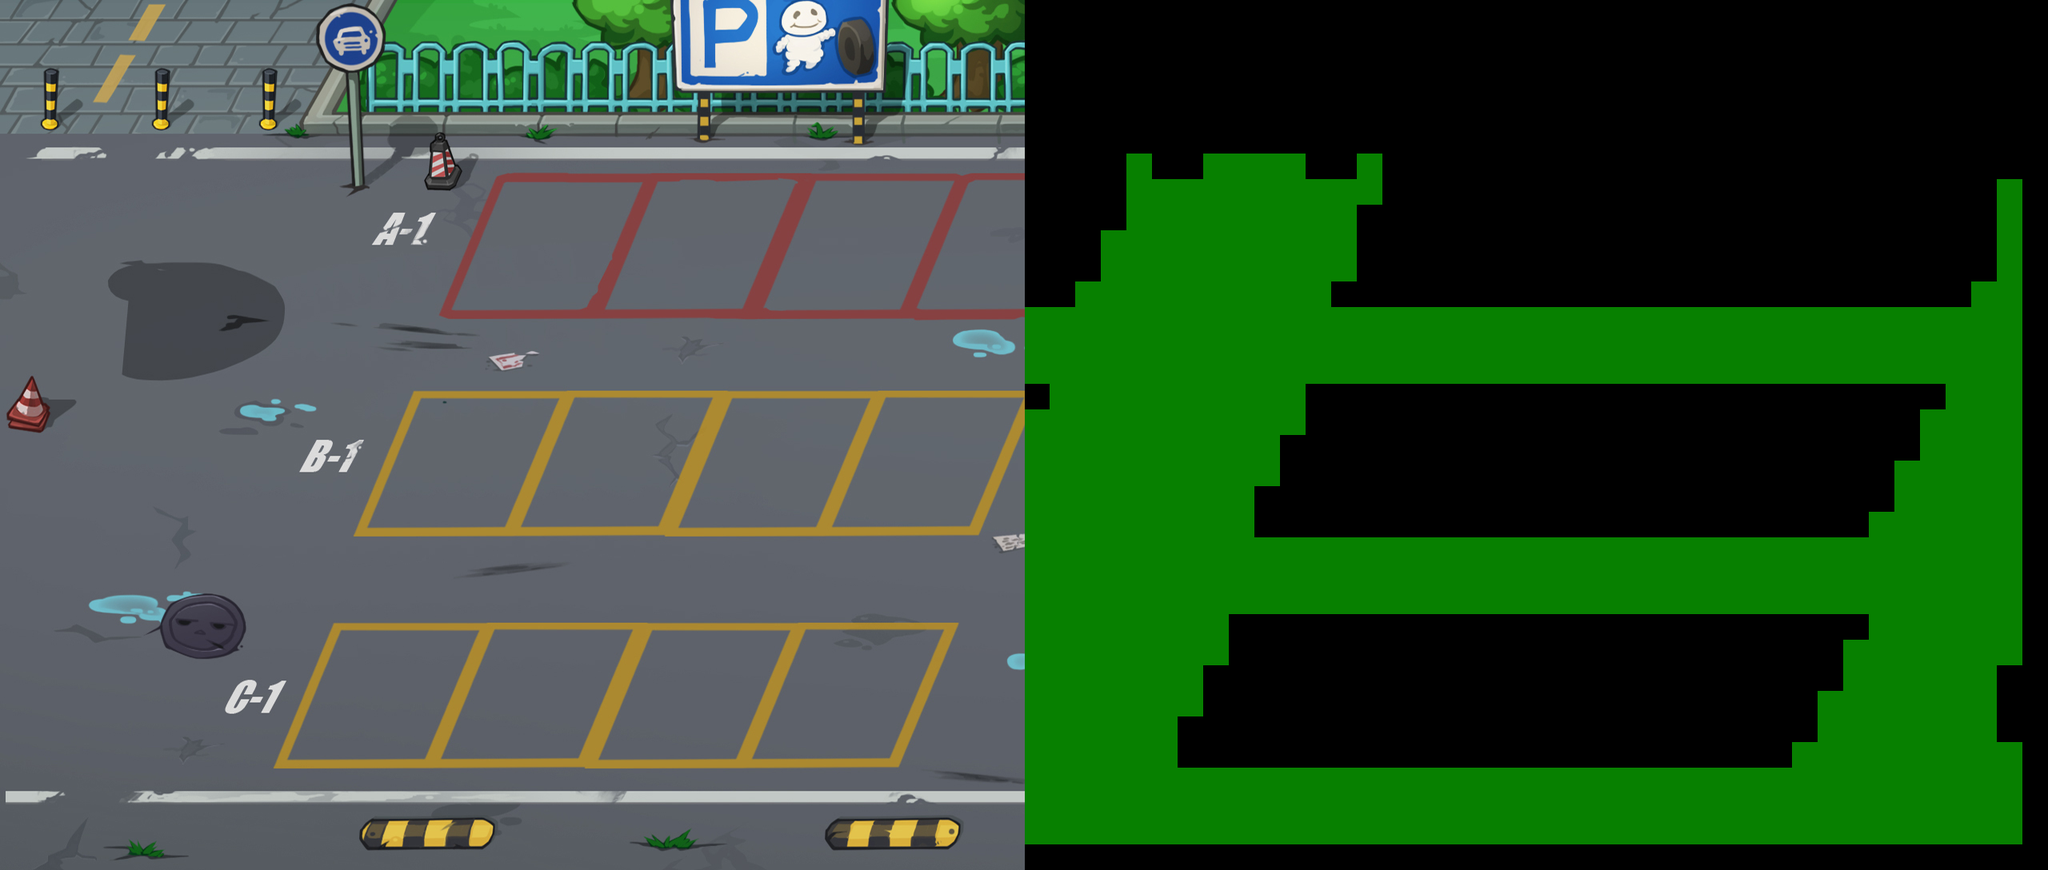

This game map was drawn from its Tiled (.tmx) file and the tilesets committed beside it. A one-line description and the full map source follow:
An orthogonal 80x34 tile map with 32x32 px tiles, 1 tile layer (块层 1), 2 image layers.

<map version="1.0" orientation="orthogonal" renderorder="right-down" width="80" height="34" tilewidth="32" tileheight="32" nextobjectid="1">
 <tileset firstgid="1" name="title" tilewidth="32" tileheight="32" tilecount="4">
  <image source="title.png" width="128" height="32" />
 </tileset>
 <layer name="块层 1" width="80" height="34">
  <data encoding="csv">
0,0,0,0,0,0,0,0,0,0,0,0,0,0,0,0,0,0,0,0,0,0,0,0,0,0,0,0,0,0,0,0,0,0,0,0,0,0,0,0,0,0,0,0,0,0,0,0,0,0,0,0,0,0,0,0,0,0,0,0,0,0,0,0,0,0,0,0,0,0,0,0,0,0,0,0,0,0,0,0,
0,0,0,0,0,0,0,0,0,0,0,0,0,0,0,0,0,0,0,0,0,0,0,0,0,0,0,0,0,0,0,0,0,0,0,0,0,0,0,0,0,0,0,0,0,0,0,0,0,0,0,0,0,0,0,0,0,0,0,0,0,0,0,0,0,0,0,0,0,0,0,0,0,0,0,0,0,0,0,0,
0,0,0,0,0,0,0,0,0,0,0,0,0,0,0,0,0,0,0,0,0,0,0,0,0,0,0,0,0,0,0,0,0,0,0,0,0,0,0,0,0,0,0,0,0,0,0,0,0,0,0,0,0,0,0,0,0,0,0,0,0,0,0,0,0,0,0,0,0,0,0,0,0,0,0,0,0,0,0,0,
0,0,0,0,0,0,0,0,0,0,0,0,0,0,0,0,0,0,0,0,0,0,0,0,0,0,0,0,0,0,0,0,0,0,0,0,0,0,0,0,0,0,0,0,0,0,0,0,0,0,0,0,0,0,0,0,0,0,0,0,0,0,0,0,0,0,0,0,0,0,0,0,0,0,0,0,0,0,0,0,
0,0,0,0,0,0,0,0,0,0,0,0,0,0,0,0,0,0,0,0,0,0,0,0,0,0,0,0,0,0,0,0,0,0,0,0,0,0,0,0,0,0,0,0,0,0,0,0,0,0,0,0,0,0,0,0,0,0,0,0,0,0,0,0,0,0,0,0,0,0,0,0,0,0,0,0,0,0,0,0,
0,0,0,0,0,0,0,0,0,0,0,0,0,0,0,0,0,0,0,0,0,0,0,0,0,0,0,0,0,0,0,0,0,0,0,0,0,0,0,0,0,0,0,0,0,0,0,0,0,0,0,0,0,0,0,0,0,0,0,0,0,0,0,0,0,0,0,0,0,0,0,0,0,0,0,0,0,0,0,0,
0,0,0,0,0,0,0,0,0,1,1,1,1,0,0,1,0,0,0,0,0,0,0,0,0,0,0,0,0,0,0,0,0,0,0,0,0,0,0,0,0,0,0,0,1,0,0,1,1,1,1,0,0,1,0,0,0,0,0,0,0,0,0,0,0,0,0,0,0,0,0,0,0,0,0,0,0,0,0,0,
0,0,0,0,0,0,0,0,0,1,1,1,1,0,0,1,1,1,1,0,0,0,0,0,0,0,0,0,0,0,0,0,0,0,0,0,0,0,0,0,0,0,0,0,1,1,1,1,1,1,1,1,1,1,0,0,0,0,0,0,0,0,0,0,0,0,0,0,0,0,0,0,0,0,0,0,0,0,1,0,
0,0,0,0,0,0,0,0,0,1,1,1,1,1,1,1,1,1,0,0,0,0,0,0,0,0,0,0,0,0,0,0,0,0,0,0,0,0,0,0,0,0,0,0,1,1,1,1,1,1,1,1,1,0,0,0,0,0,0,0,0,0,0,0,0,0,0,0,0,0,0,0,0,0,0,0,0,0,1,0,
0,0,0,0,0,0,0,0,1,1,1,1,1,1,1,1,1,1,0,0,0,0,0,0,0,0,0,0,0,0,0,0,0,0,0,0,0,0,0,0,0,0,0,1,1,1,1,1,1,1,1,1,1,0,0,0,0,0,0,0,0,0,0,0,0,0,0,0,0,0,0,0,0,0,0,0,0,0,1,0,
0,0,0,0,0,0,0,0,4,4,1,1,1,1,1,1,1,0,0,0,0,0,0,0,0,0,0,0,0,0,0,0,0,0,0,0,0,0,0,0,0,0,0,1,1,1,1,1,1,1,1,1,1,0,0,0,0,0,0,0,0,0,0,0,0,0,0,0,0,0,0,0,0,0,0,0,0,0,1,0,
0,4,4,4,4,4,4,4,4,4,4,4,1,1,1,1,1,0,0,0,0,0,0,0,0,0,0,0,0,0,0,0,0,0,0,0,0,0,0,0,0,0,1,1,1,1,1,1,1,1,1,1,0,0,0,0,0,0,0,0,0,0,0,0,0,0,0,0,0,0,0,0,0,0,0,0,0,1,1,0,
0,4,4,4,4,4,4,4,4,4,4,4,1,1,1,1,1,1,1,1,1,1,1,1,1,1,1,1,1,1,1,1,1,1,1,1,1,1,1,1,1,1,1,1,1,1,1,1,1,1,1,1,1,1,1,1,1,1,1,1,1,1,1,1,1,1,1,1,1,1,1,1,1,1,1,1,1,1,1,0,
0,4,4,4,4,4,4,4,4,4,4,4,1,1,1,1,1,1,1,1,1,1,1,1,1,1,1,1,1,1,1,1,1,1,1,1,1,1,1,1,1,1,1,1,1,1,1,1,1,1,1,1,1,1,1,1,1,1,1,1,1,1,1,1,1,1,1,1,1,1,1,1,1,1,1,1,1,1,1,0,
0,4,4,4,4,4,4,4,4,4,1,1,1,1,1,1,1,1,1,1,1,1,1,1,1,1,1,1,1,1,1,1,1,1,1,1,1,1,1,1,1,1,1,1,1,1,1,1,1,1,1,1,1,1,1,1,1,1,1,1,1,1,1,1,1,1,1,1,1,1,1,1,1,1,1,1,1,1,1,0,
0,4,4,4,4,4,4,4,4,1,1,1,1,1,1,1,0,0,0,0,0,0,0,0,0,0,0,0,0,0,0,0,0,0,0,0,0,0,0,0,0,1,1,1,1,1,1,1,1,1,1,0,0,0,0,0,0,0,0,0,0,0,0,0,0,0,0,0,0,0,0,0,0,0,0,0,1,1,1,0,
0,0,1,1,1,1,1,1,1,1,1,1,1,1,1,1,0,0,0,0,0,0,0,0,0,0,0,0,0,0,0,0,0,0,0,0,0,0,0,0,1,1,1,1,1,1,1,1,1,1,1,0,0,0,0,0,0,0,0,0,0,0,0,0,0,0,0,0,0,0,0,0,0,0,0,1,1,1,1,0,
0,1,1,1,1,1,1,1,1,1,1,1,1,1,1,0,0,0,0,0,0,0,0,0,0,0,0,0,0,0,0,0,0,0,0,0,0,0,0,0,1,1,1,1,1,1,1,1,1,1,0,0,0,0,0,0,0,0,0,0,0,0,0,0,0,0,0,0,0,0,0,0,0,0,0,1,1,1,1,0,
0,1,1,1,1,1,1,1,1,1,1,1,1,1,1,0,0,0,0,0,0,0,0,0,0,0,0,0,0,0,0,0,0,0,0,0,0,0,0,1,1,1,1,1,1,1,1,1,1,1,0,0,0,0,0,0,0,0,0,0,0,0,0,0,0,0,0,0,0,0,0,0,0,0,1,1,1,1,1,0,
0,1,1,1,1,1,1,1,1,1,1,1,1,1,1,0,0,0,0,0,0,0,0,0,0,0,0,0,0,0,0,0,0,0,0,0,0,0,0,1,1,1,1,1,1,1,1,1,1,0,0,0,0,0,0,0,0,0,0,0,0,0,0,0,0,0,0,0,0,0,0,0,0,0,1,1,1,1,1,0,
0,1,1,1,1,1,1,1,1,1,1,1,1,1,0,0,0,0,0,0,0,0,0,0,0,0,0,0,0,0,0,0,0,0,0,0,0,0,1,1,1,1,1,1,1,1,1,1,1,0,0,0,0,0,0,0,0,0,0,0,0,0,0,0,0,0,0,0,0,0,0,0,0,1,1,1,1,1,1,0,
0,1,1,1,1,1,1,1,1,1,1,1,1,1,1,1,1,1,1,1,1,1,1,1,1,1,1,1,1,1,1,1,1,1,1,1,1,1,1,1,1,1,1,1,1,1,1,1,1,1,1,1,1,1,1,1,1,1,1,1,1,1,1,1,1,1,1,1,1,1,1,1,1,1,1,1,1,1,1,0,
0,1,1,1,1,1,1,1,1,1,1,1,1,1,1,1,1,1,1,1,1,1,1,1,1,1,1,1,1,1,1,1,1,1,1,1,1,1,1,1,1,1,1,1,1,1,1,1,1,1,1,1,1,1,1,1,1,1,1,1,1,1,1,1,1,1,1,1,1,1,1,1,1,1,1,1,1,1,1,0,
0,1,1,1,1,1,1,1,1,1,1,1,1,1,1,1,1,1,1,1,1,1,1,1,1,1,1,1,1,1,1,1,1,1,1,1,1,1,1,1,1,1,1,1,1,1,1,1,1,1,1,1,1,1,1,1,1,1,1,1,1,1,1,1,1,1,1,1,1,1,1,1,1,1,1,1,1,1,1,0,
0,1,1,1,1,1,1,1,1,1,1,1,1,0,0,0,0,0,0,0,0,0,0,0,0,0,0,0,0,0,0,0,0,0,0,0,0,0,1,1,1,1,1,1,1,1,1,1,0,0,0,0,0,0,0,0,0,0,0,0,0,0,0,0,0,0,0,0,0,0,0,0,0,1,1,1,1,1,1,0,
0,1,1,1,1,1,1,1,1,1,1,1,1,0,0,0,0,0,0,0,0,0,0,0,0,0,0,0,0,0,0,0,0,0,0,0,0,1,1,1,1,1,1,1,1,1,1,1,0,0,0,0,0,0,0,0,0,0,0,0,0,0,0,0,0,0,0,0,0,0,0,0,1,1,1,1,1,1,1,0,
0,1,1,1,1,1,1,1,1,1,1,1,0,0,0,0,0,0,0,0,0,0,0,0,0,0,0,0,0,0,0,0,0,0,0,0,0,1,1,1,1,1,1,1,1,1,1,0,0,0,0,0,0,0,0,0,0,0,0,0,0,0,0,0,0,0,0,0,0,0,0,0,1,1,1,1,1,1,0,0,
0,1,1,1,1,1,1,1,1,1,1,1,0,0,0,0,0,0,0,0,0,0,0,0,0,0,0,0,0,0,0,0,0,0,0,0,1,1,1,1,1,1,1,1,1,1,1,0,0,0,0,0,0,0,0,0,0,0,0,0,0,0,0,0,0,0,0,0,0,0,0,1,1,1,1,1,1,1,0,0,
0,1,1,1,1,1,1,1,1,1,1,0,0,0,0,0,0,0,0,0,0,0,0,0,0,0,0,0,0,0,0,0,0,0,0,0,1,1,1,1,1,1,1,1,1,1,0,0,0,0,0,0,0,0,0,0,0,0,0,0,0,0,0,0,0,0,0,0,0,0,0,1,1,1,1,1,1,1,0,0,
0,1,1,1,1,1,1,1,1,1,1,0,0,0,0,0,0,0,0,0,0,0,0,0,0,0,0,0,0,0,0,0,0,0,0,1,1,1,1,1,1,1,1,1,1,1,0,0,0,0,0,0,0,0,0,0,0,0,0,0,0,0,0,0,0,0,0,0,0,0,1,1,1,1,1,1,1,1,1,0,
0,1,1,1,1,1,1,1,1,1,1,1,1,1,1,1,1,1,1,1,1,1,1,1,1,1,1,1,1,1,1,1,1,1,1,1,1,1,1,1,1,1,1,1,1,1,1,1,1,1,1,1,1,1,1,1,1,1,1,1,1,1,1,1,1,1,1,1,1,1,1,1,1,1,1,1,1,1,1,0,
0,1,1,1,1,1,1,1,1,1,1,1,1,1,1,1,1,1,1,1,1,1,1,1,1,1,1,1,1,1,1,1,1,1,1,1,1,1,1,1,1,1,1,1,1,1,1,1,1,1,1,1,1,1,1,1,1,1,1,1,1,1,1,1,1,1,1,1,1,1,1,1,1,1,1,1,1,1,1,0,
0,1,1,1,1,1,1,1,1,1,1,1,1,1,1,1,1,1,1,1,1,1,1,1,1,1,1,1,1,1,1,1,1,1,1,1,1,1,1,1,1,1,1,1,1,1,1,1,1,1,1,1,1,1,1,1,1,1,1,1,1,1,1,1,1,1,1,1,1,1,1,1,1,1,1,1,1,1,1,0,
0,0,0,0,0,0,0,0,0,0,0,0,0,0,0,0,0,0,0,0,0,0,0,0,0,0,0,0,0,0,0,0,0,0,0,0,0,0,0,0,0,0,0,0,0,0,0,0,0,0,0,0,0,0,0,0,0,0,0,0,0,0,0,0,0,0,0,0,0,0,0,0,0,0,0,0,0,0,0,0
</data>
 </layer>
 <imagelayer name="BG2" x="1279">
  <image source="10900_2.jpg" />
 </imagelayer>
 <imagelayer name="BG1">
  <image source="10900_1.jpg" />
 </imagelayer>
 <imagelayer name="超时空传送器" x="8" y="128">
  <image source="../前景图/停车场/岗亭.png" />
 </imagelayer>
</map>
